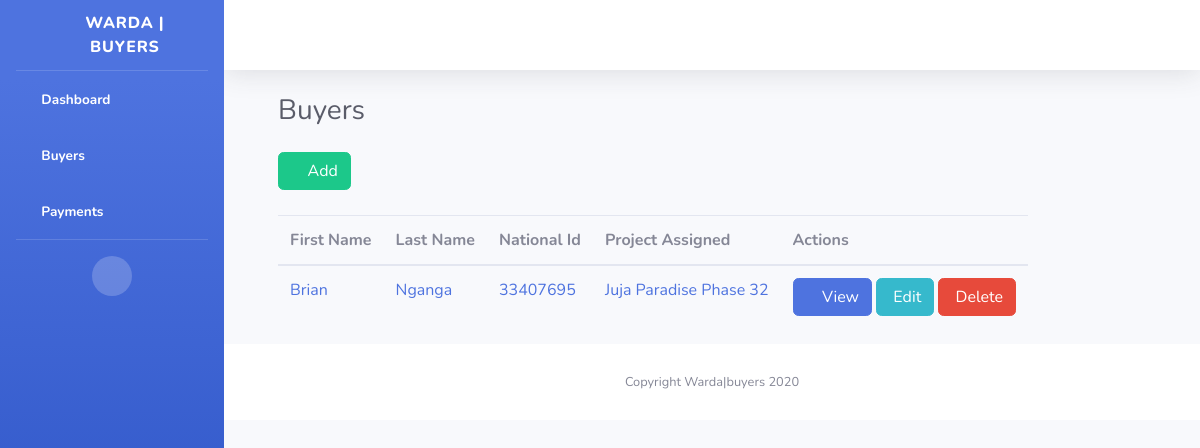
The page /buyers/ on the database as committed earlier.
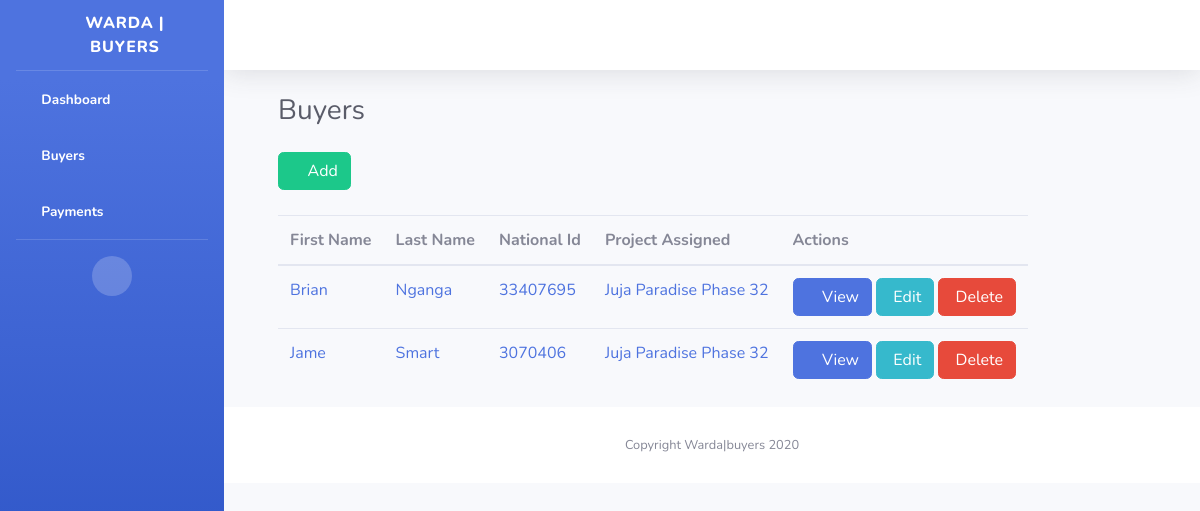
The same page on the database as committed later.
### buyers/models.py (models this page shows, shortened)
class BuyerInfo(models.Model):
    GENDER_OPTIONS =(
        ("M","Male"),
        ("F","Female"),
        ("O","Other")
    )
    RESIDENTIAL_OPTIONS = (
        ('R','Resident'),
        ("NR","Non-Resident")
    )
    PAYMENT_CONTRACT = (
        ("Deposit + 3months","Deposit + 3months"),
        ("Deposit + 6months","Deposit + 6months"),
        ("Deposit + 12months","Deposit + 12months"),
        ("Deposit + 24months","Deposit + 24months"),
        ("OT","OT")
    )
    first_name = models.CharField(max_length=255, null=True)
    middle_name = models.CharField(max_length=255, null=True)
    last_name = models.CharField(max_length=255, null=True)
    gender = models.CharField(max_length=1, choices=GENDER_OPTIONS, null=True)
    residential_status = models.CharField(max_length=2, choices=RESIDENTIAL_OPTIONS, null=True)
    current_address = models.CharField(max_length=100, null=True)
    national_id = models.CharField(max_length=10, unique=True, null=True)
    date_of_birth = models.DateField(null=True)
    kra_pin = models.CharField(max_length=11, unique=True, null=True)
    passport_photo = models.ImageField(blank=True, null=True)
    buyer_personal_number = models.CharField(max_length=50, null=True)
    buyers_email = models.EmailField(unique=True, null=True)
    mobile_phone = models.CharField(max_length=15, null=True)
    date_of_registration = models.DateField(null=True)
    project_assigned = models.ForeignKey(Plot, on_delete=models.CASCADE)
    plot_booked = models.ForeignKey(Plot_Number, on_delete=models.CASCADE)
    contract_type = models.CharField(choices=PAYMENT_CONTRACT, max_length=100, null=True)
    deposit_amount = models.IntegerField(null=True)
    balance_amount = models.IntegerField( null=True)
    registeredBy = models.CharField(max_length=15, null=True)

### plots/models.py (models this page shows)
class Plot(models.Model):
    projectName=models.CharField(max_length=100)
    slug = models.SlugField(unique=True, blank=True, null=True)
    seller=models.CharField(max_length=100)
    location=models.CharField(max_length=100)
    description=models.TextField()
    nearbyAmenities=models.TextField()
    availableUnits=models.IntegerField(null=True)
    plotsize=models.CharField(max_length=30,choices=plotsize_choices,default="")
    images=models.FileField(upload_to='plots/projectimages/')
    sellingprice=models.IntegerField(null=True)
    discountprice=models.IntegerField(null=True)
    deposit=models.IntegerField(null=True)
    def __str__(self):
        return self.projectName

### buyers/views.py (the view)
# urls.py: path('', include('buyers.urls')),
def buyers(request):
    buyers = BuyerInfo.objects.all()
    if request.method == 'POST':
        form = BuyersForm(request.POST)
        if form.is_valid():
            form.save()
            messages.success(request, "Buyer added booking successfuly initiated")
        else:
            messages.error(request, "Error adding buyer")
    else:
        form = BuyersForm()
    return render(request, 'buyers/buyers.html', {'buyers':buyers,'buyers_form': form})

### templates/buyers/buyers.html (shortened to what this page needs)
{% extends 'base2.html' %}
{% load static %}
{% block content %}
{% load crispy_forms_tags %}
<div class="container-fluid">
    <div class="d-sm-flex align-items-center justify-content-between mb-4">
        <h1 class="h3 mb-0 text-gray-800" style="margin-left:30px">Buyers</h1>
    </div>
    <div class="row" style="margin-left:30px">
        <section class="panel">
            <header class="panel-heading" style="margin-bottom:5px">
                <a href="{% url 'buyers:new_buyer' %}" style="color:white; margin-bottom:20px" class="btn btn-success btn-xs"><i class="fa fa-plus"></i> Add </a>
            </header>
            <table class="table table-hover p-table responsive" width="100%" id="buyers">
                <thead>
                <tr>
                    <th>First Name</th>
                    <th>Last Name</th>
                    <th>National Id</th>
                    <th>Project Assigned</th>
                    <th>Actions</th>
                </tr>
                </thead>
                <tbody>
                {% for buyer in buyers %}
                <tr>
                    <td class="p-name">
                        <a href="{{ buyer.id }}">{{buyer.first_name}}</a>
                    </td>
                    <td class="p-name">
                        <a href="{{ buyer.id }}">{{buyer.last_name}}</a>
                    </td>
                    <td class="p-name">
                        <a href="{{ buyer.id }}">{{buyer.national_id}}</a>
                    </td>
                    <td class="p-name">
                        <a href="{{ buyer.id }}">{{buyer.project_assigned}}</a>
                    </td>
                    <td>
                        <a href="{{ buyer.id }}" class="btn btn-primary btn-xs"><i
                                class="fa fa-folder"></i> View
                        </a>
                        <a href="{{ buyer.id }}/edit" class="btn btn-info btn-xs"> Edit </a>
                        <a role="button" href="{{ buyer.id }}/delete/" style="color:white" class="btn btn-danger btn-xs"> Delete </a>
                    </td>
                    {% empty %}
                    <td class="p-name">
                        <a>You haven't added any buyers yet</a>
                    </td>
                </tr>
                {% endfor %}
                </tbody>
            </table>
        </section>
    </div>
</div>
{% endblock %}

Rows that differ between the two databases and show on the page:
added BuyerInfo: first_name "Jame", last_name "Smart", national_id "3070406", project_assigned "Juja Paradise Phase 32"
